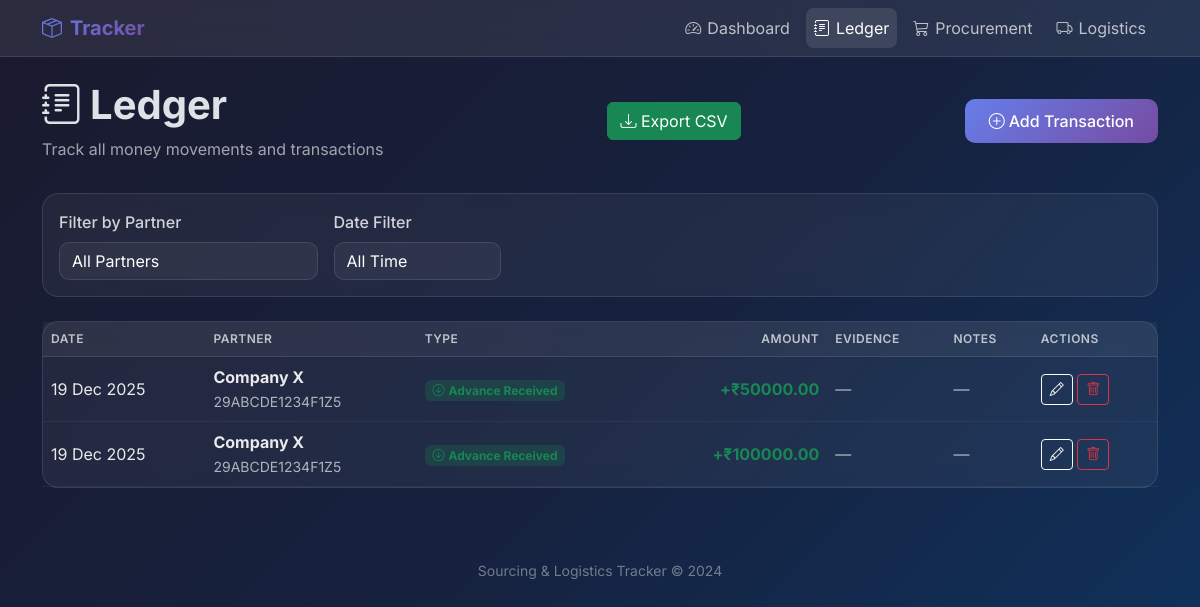
/ledger/, run on an earlier commit of the app's database.
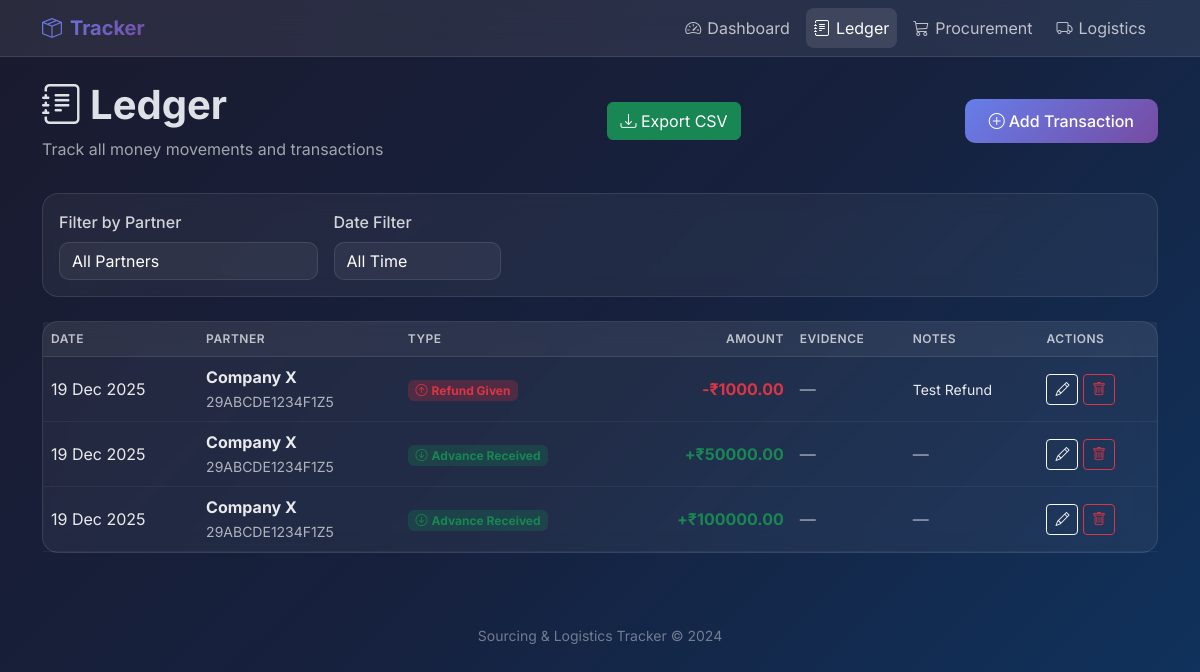
And on a later commit of the database.
### tracker/models.py (models this page shows, shortened)
class Transaction(models.Model):
    TRANSACTION_TYPES = [
        ('ADVANCE_RECEIVED', 'Advance Received'),
        ('REFUND_GIVEN', 'Refund Given'),
    ]
    partner = models.ForeignKey(
        Partner,
        on_delete=models.CASCADE,
        related_name='transactions'
    )
    amount = models.DecimalField(
        max_digits=12,
        decimal_places=2,
        validators=[MinValueValidator(Decimal('0.01'))]
    )
    transaction_type = models.CharField(
        max_length=20,
        choices=TRANSACTION_TYPES,
        verbose_name="Transaction Type"
    )
    date = models.DateField()
    evidence_file = models.FileField(
        upload_to='transaction_evidence/',
        blank=True,
        null=True,
        verbose_name="Evidence (Bank Screenshot)"
    )
    notes = models.TextField(blank=True)
    created_at = models.DateTimeField(auto_now_add=True)
    history = HistoricalRecords()
    class Meta:
        ordering = ['-date', '-created_at']

class Partner(models.Model):
    name = models.CharField(max_length=200)
    gst_number = models.CharField(max_length=15, unique=True, verbose_name="GST Number")
    contact_info = models.TextField(blank=True, verbose_name="Contact Information")
    current_balance = models.DecimalField(
        max_digits=12,
        decimal_places=2,
        default=Decimal('0.00'),
        verbose_name="Current Balance"
    )
    created_at = models.DateTimeField(auto_now_add=True)
    updated_at = models.DateTimeField(auto_now=True)
    history = HistoricalRecords()
    class Meta:
        ordering = ['name']
    def __str__(self):
        return f"{self.name} ({self.gst_number})"

### tracker/views.py (the view, shortened to what this page needs)
# urls.py: path('ledger/', views.ledger, name='ledger'),
def ledger(request):
    from datetime import datetime, timedelta
    from django.utils import timezone
    transactions = Transaction.objects.select_related('partner').all()
    partners = Partner.objects.all()
    partner_id = request.GET.get('partner')
    if partner_id:
        transactions = transactions.filter(partner_id=partner_id)
    date_filter = request.GET.get('date_filter', '')
    start_date = request.GET.get('start_date', '')
    end_date = request.GET.get('end_date', '')
    today = timezone.now().date()
    if date_filter == 'this_month':
        first_day = today.replace(day=1)
        transactions = transactions.filter(date__gte=first_day, date__lte=today)
        start_date = first_day.strftime('%Y-%m-%d')
        end_date = today.strftime('%Y-%m-%d')
    elif date_filter == 'last_3_months':
        three_months_ago = today - timedelta(days=90)
        transactions = transactions.filter(date__gte=three_months_ago, date__lte=today)
        start_date = three_months_ago.strftime('%Y-%m-%d')
        end_date = today.strftime('%Y-%m-%d')
    if request.method == 'POST':
        form = TransactionForm(request.POST, request.FILES)
        if form.is_valid():
            form.save()
            messages.success(request, 'Transaction recorded successfully!')
            return redirect('ledger')
        else:
            messages.error(request, 'Error recording transaction.')
    else:
        form = TransactionForm()
    context = {
        'transactions': transactions,
        'partners': partners,
        'form': form,
        'selected_partner': partner_id,
        'date_filter': date_filter,
        'start_date': start_date,
        'end_date': end_date,
    }
    return render(request, 'tracker/ledger.html', context)

### tracker/forms.py
class TransactionForm(forms.ModelForm):
    class Meta:
        model = Transaction
        fields = ['partner', 'amount', 'transaction_type', 'date', 'evidence_file', 'notes']
        widgets = {
            'partner': forms.Select(attrs={'class': 'form-select'}),
            'amount': forms.NumberInput(attrs={'class': 'form-control', 'step': '0.01', 'placeholder': 'Amount'}),
            'transaction_type': forms.Select(attrs={'class': 'form-select'}),
            'date': forms.DateInput(attrs={'class': 'form-control', 'type': 'date'}),
            'evidence_file': forms.FileInput(attrs={'class': 'form-control'}),
            'notes': forms.Textarea(attrs={'class': 'form-control', 'rows': 2, 'placeholder': 'Notes (optional)'}),
        }
    def __init__(self, *args, **kwargs):
        super().__init__(*args, **kwargs)
        if not self.initial.get('date'):
            self.initial['date'] = timezone.now().date()

### tracker/templates/tracker/ledger.html (shortened to what the changed rows need)
{% extends 'tracker/base.html' %}
{% block content %}
<div class="page-header d-flex justify-content-between align-items-center">
    <div>
        <h1><i class="bi bi-journal-text me-2"></i>Ledger</h1>
    </div>
</div>
<div class="card">
    <div class="card-body p-0">
        {% if transactions %}
        <div class="table-responsive">
            <table class="table table-hover mb-0">
                <thead>
                    <tr>
                        <th>Date</th>
                        <th>Partner</th>
                        <th>Type</th>
                        <th class="text-end">Amount</th>
                        <th>Evidence</th>
                        <th>Notes</th>
                        <th>Actions</th>
                    </tr>
                </thead>
                <tbody>
                    {% for txn in transactions %}
                    <tr class="animate-fade-in">
                        <td>{{ txn.date|date:"d M Y" }}</td>
                        <td>
                            <strong>{{ txn.partner.name }}</strong>
                            <br><small class="text-muted">{{ txn.partner.gst_number }}</small>
                        </td>
                        <td>
                            {% if txn.transaction_type == 'ADVANCE_RECEIVED' %}
                                <span class="badge bg-success bg-opacity-25 text-success">
                                    <i class="bi bi-arrow-down-circle me-1"></i>Advance Received
                                </span>
                            {% else %}
                                <span class="badge bg-danger bg-opacity-25 text-danger">
                                    <i class="bi bi-arrow-up-circle me-1"></i>Refund Given
                                </span>
                            {% endif %}
                        </td>
                        <td class="text-end">
                            <strong class="{% if txn.transaction_type == 'ADVANCE_RECEIVED' %}text-success{% else %}text-danger{% endif %}">
                                {% if txn.transaction_type == 'ADVANCE_RECEIVED' %}+{% else %}-{% endif %}₹{{ txn.amount|floatformat:2 }}
                            </strong>
                        </td>
                        <td>
                            {% if txn.evidence_file %}
                                <a href="{{ txn.evidence_file.url }}" target="_blank" class="btn btn-sm btn-outline-info">
                                    <i class="bi bi-file-earmark-image"></i> View
                                </a>
                            {% else %}
                                <span class="text-muted">—</span>
                            {% endif %}
                        </td>
                        <td>
                            {% if txn.notes %}
                                <small>{{ txn.notes|truncatewords:10 }}</small>
                            {% else %}
                                <span class="text-muted">—</span>
                            {% endif %}
                        </td>
                        <td>
                            <button class="btn btn-sm btn-outline-light" data-bs-toggle="modal" data-bs-target="#editTransactionModal{{ txn.id }}" title="Edit">
                                <i class="bi bi-pencil"></i>
                            </button>
                            <button class="btn btn-sm btn-outline-danger" data-bs-toggle="modal" data-bs-target="#deleteTransactionModal{{ txn.id }}" title="Delete">
                                <i class="bi bi-trash"></i>
                            </button>
                        </td>
                    </tr>
                    {% endfor %}
                </tbody>
            </table>
        </div>
        {% endif %}
    </div>
</div>
{% endblock %}

What changed in the data, as far as the page shows it:
added Transaction: date "19 Dec 2025", partner.name "Company X", partner.gst_number "29ABCDE1234F1Z5", transaction_type "REFUND_GIVEN" (drawn), amount "1000.00", notes "Test Refund"
